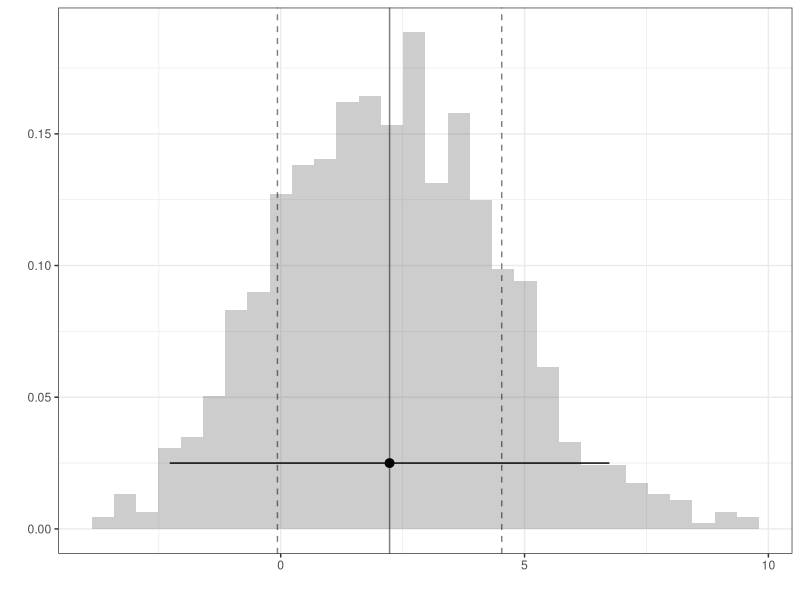
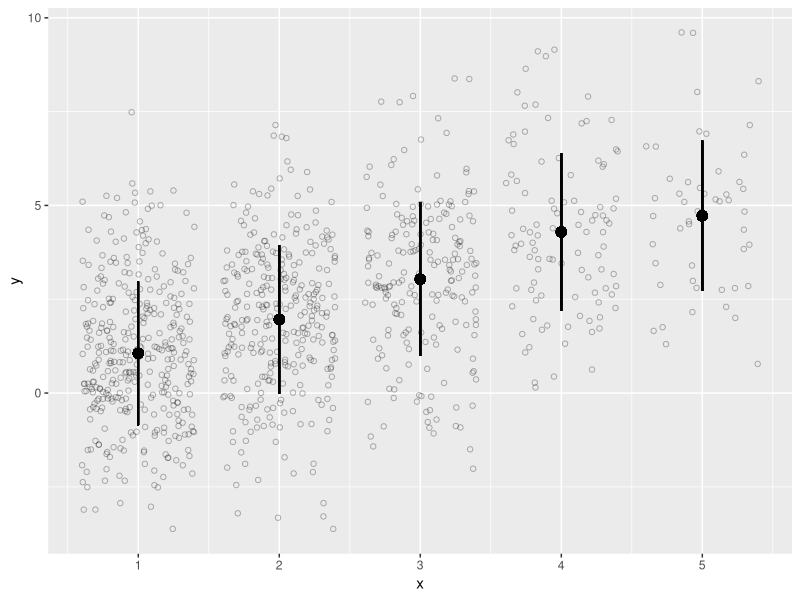
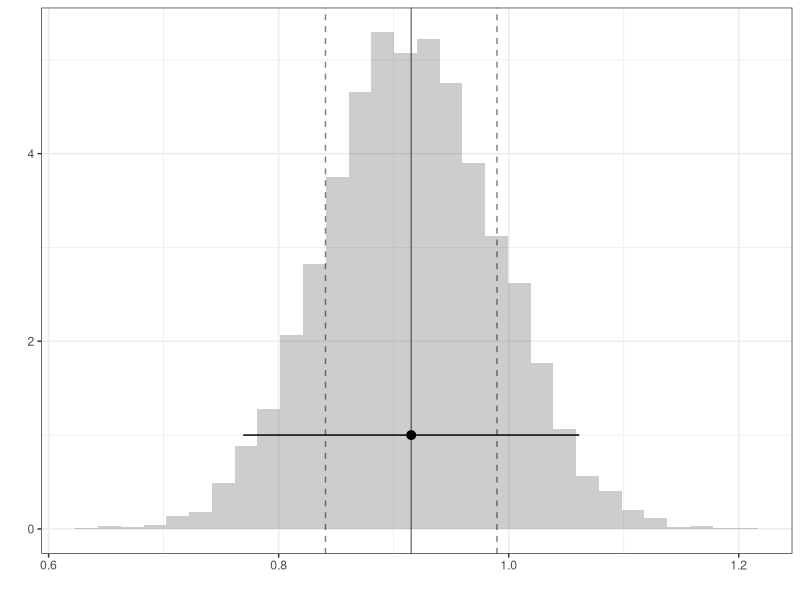
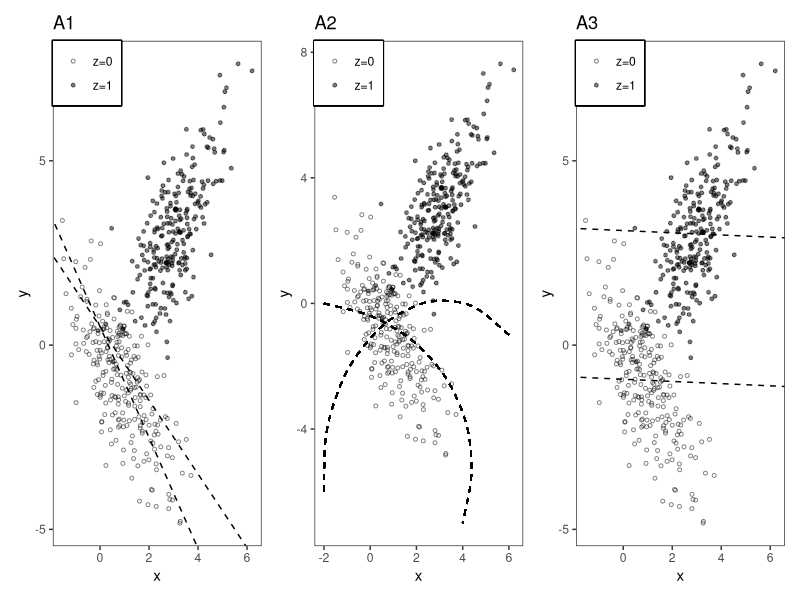
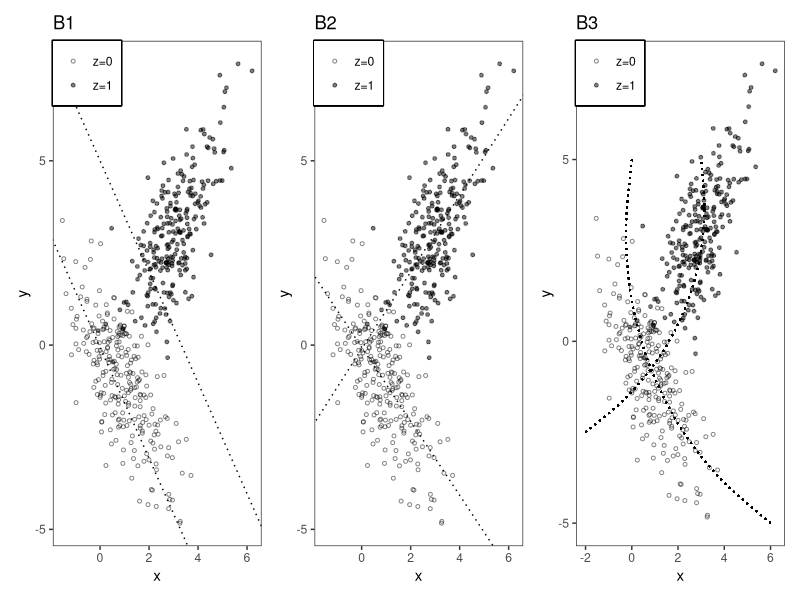
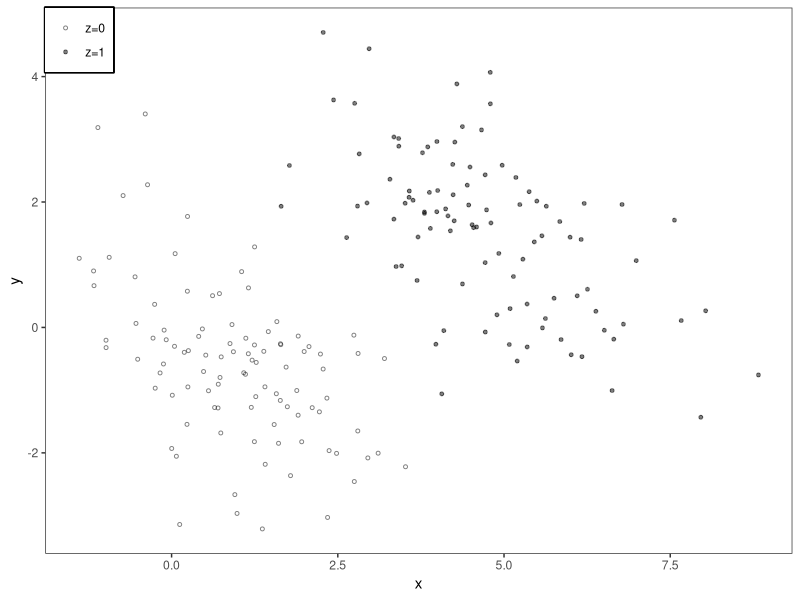
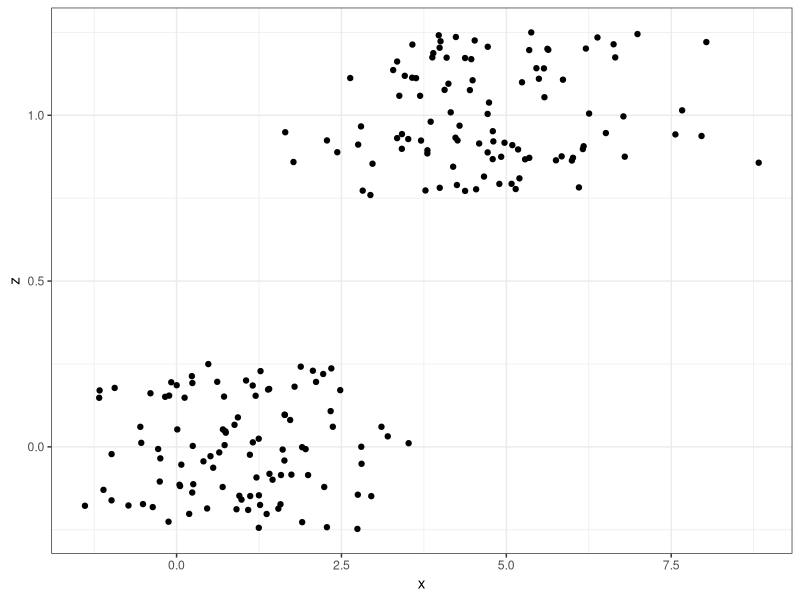
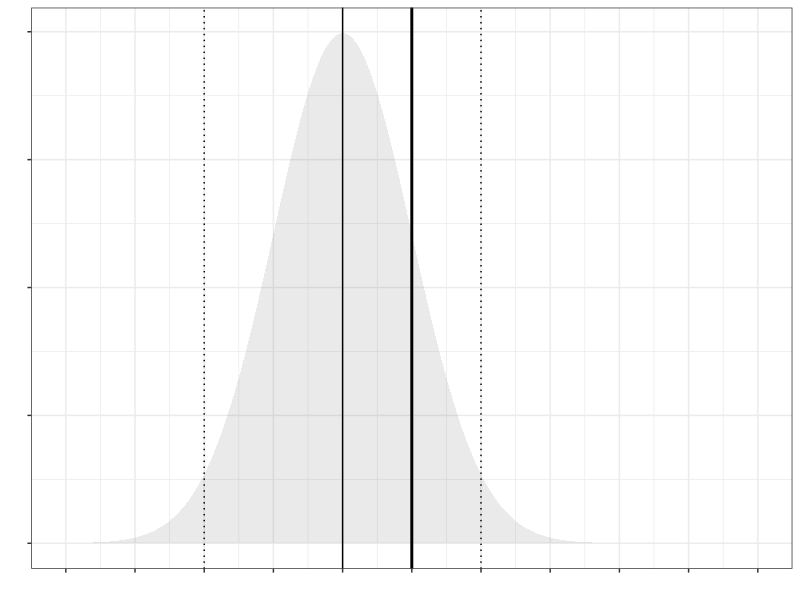

These charts were generated, in order, by the following R code:
## ---- chunk 1
#| echo: false
#| warning: false
library(ggplot2)
library(tidyverse)
library(patchwork)
## ---- chunk 2
#| echo: false
set.seed(123)
n = 1000
Y= rep(NA,n)
X = c(rep(1,350), rep(2,300),rep(3,200),rep(4,100),rep(5,50))
for(i in 1:n){
  Y[i] = X[i] + rnorm(1,0,2) 
}
df<- data.frame(x=X,y=Y)

## ---- chunk 3
#| echo: true
B=10000
theta<- rep(NA,B)
for( b in 1:B ){
bootind = sample(1:n,size=n,replace=T)
dfboot = df[bootind,]
theta[b] = (1/4)*(mean(dfboot$y[dfboot$x==5]) - mean(dfboot$y[dfboot$x==1]))
}
## ---- chunk 4
#| out-height: 3.5in
#| fig-ncol: 2
#| fig-subcap:
#|  -  Histogram of the vector Y's elements
#|  -  Jittered Scatterplot of X and Y
ggplot() + geom_histogram(aes(x=Y,     y=after_stat(density)), alpha=.3) + 
           geom_vline(aes(xintercept=mean(Y)), alpha=.5) + 
           geom_vline(aes(xintercept=mean(Y)+c(-1,1)*sd(Y)), linetype='dashed', alpha=.5) + 
           geom_pointrange(aes(x=mean(Y), xmin=mean(Y)-1.96*sd(Y), xmax=mean(Y)+1.96*sd(Y), y=.025)) + theme_bw() + xlab('') + ylab('')

ggplot(df, aes(x=x, y=y)) +geom_jitter(shape=1,alpha=.3) + geom_point(x=1,y=mean(df$y[df$x==1]),size=3) + geom_point(x=2,y=mean(df$y[df$x==2]),size=3) + geom_point(x=3,y=mean(df$y[df$x==3]),size=3)+ geom_point(x=4,y=mean(df$y[df$x==4]),size=3) + geom_point(x=5,y=mean(df$y[df$x==5]),size=3) + geom_segment(aes(x=1,y=mean(y[x==1])-sd(y[x==1]), xend=1, yend=mean(y[x==1])+sd(y[x==1]))) + geom_segment(aes(x=2,y=mean(y[x==2])-sd(y[x==2]), xend=2, yend=mean(y[x==2])+sd(y[x==2]))) + geom_segment(aes(x=3,y=mean(y[x==3])-sd(y[x==3]), xend=3, yend=mean(y[x==3])+sd(y[x==3]))) + geom_segment(aes(x=4,y=mean(y[x==4])-sd(y[x==4]), xend=4, yend=mean(y[x==4])+sd(y[x==4]))) + geom_segment(aes(x=5,y=mean(y[x==5])-sd(y[x==5]), xend=5, yend=mean(y[x==5])+sd(y[x==5]))) 
  

## ---- chunk 5
#| out-height: 3.5in
#| fig-ncol: 2
#| fig-subcap:
#|  -  Histogram of the theta's elements
ggplot() + geom_histogram(aes(x=theta, y=after_stat(density)), alpha=.3) + 
           geom_vline(aes(xintercept=mean(theta)), alpha=.5) + 
           geom_vline(aes(xintercept=mean(theta)+c(-1,1)*sd(theta)), linetype='dashed', alpha=.5) + 
           geom_pointrange(aes(x=mean(theta), xmin=mean(theta)-1.96*sd(theta), xmax=mean(theta)+1.96*sd(theta), y=1)) + theme_bw() + xlab('') + ylab('')

## ---- chunk 6
#| echo: false
#| warning: false
n <- 500
zz <- c(rep(0,n/2),rep(1,n/2))
set.seed(220220)
xx <-  1 + 2*zz + rnorm(n,mean=0,sd = 1)
yy <- 2*zz*xx - xx + rnorm(n)


modAct1 <- lm(yy ~ xx)
modAct2 <- lm(yy ~ xx + zz)


df <- data.frame(xx,yy,zz)

p <- ggplot(data = df, aes(x = xx, y = yy)) +
  geom_point(aes(shape = factor(zz)),size = 1,alpha=.5) +
  scale_shape_manual(values = c(1,19), label = c("z=0","z=1")) +
  xlab("x") +
  ylab("y") +
  theme_bw() +
  theme(panel.grid = element_blank(),
        legend.box.just = "left",
        legend.justification = c("left","top"),
        legend.position = c(0,1),
        legend.margin = margin(6,6,6,6),
        legend.title = element_blank(),
        legend.box.background = element_rect(color="black",size=1))

coef1 <- modAct1$coefficients
coef2 <- modAct2$coefficients
mod3 <- lm(yy ~ xx+zz+xx*zz, data = df)
coef3 <- coef(mod3)
# simple regression line y ~ x --------


## ---- chunk 7
#| echo: false
#ggplot(data = df, aes(x = xx, y = yy)) +
#  geom_point(size = 1,alpha=.5) +
#  xlab("x") +
#  ylab("y") +
#  theme_bw() + geom_abline(intercept = coef1[1], slope = coef1[2]) + ggtitle("A3")
## ---- chunk 8
#| echo: false
# multiple additive regression y ~ x + z
addA <- p + geom_abline(intercept = coef2[1], slope = coef2[2], linetype = 'dashed') +
  geom_abline(intercept = coef2[1] + coef2[3], slope = coef2[2], linetype = 'dashed') +
  ggtitle("A3")

addB <- p + geom_abline(intercept = 0.5, slope = coef3[2]*1.5,
                linetype = 'dashed')+ geom_abline(intercept = 0.5, slope = -1,
                linetype = 'dashed') + ggtitle("A1")

addC <- p + geom_curve(aes(x = -2,xend=6,y=-6,yend=-1),
               curvature = -0.8,
               angle = 70,
               linetype = 'dashed') +
  geom_curve(aes(x=-2,y=0,xend=4,yend=-7),
             curvature = -0.5,
             linetype = 'dashed') +
  ggtitle("A2")

#pdf(file="Q1partBplot.pdf",width=10,height=4)
 addB + addC + addA
#dev.off()
## ---- chunk 9
#| echo: false
# interactive model

intC2 <- p + geom_abline(intercept = coef3[1], slope = coef3[2],
                linetype = 'dotted') +
  geom_abline(intercept = coef3[1] + coef3[3],
              slope = coef3[2] + coef3[4],
              linetype = 'dotted') +
  ggtitle("B2")


intC1 <- p + geom_abline(intercept = coef3[1], slope = coef3[2]*1.5,
                linetype = 'dotted') +
  geom_abline(intercept = 5,
              slope = coef3[2]*1.5,
              linetype = 'dotted') +
  ggtitle("B1")

intC3 <- p + geom_curve(aes(x = -2,y = -2.5,xend=3,yend=5),
               curvature = 0.3,
               #angle = 30,
               linetype = 'dotted') +
  geom_curve(aes(x=0,y=5,xend=6,yend=-5),
             curvature = 0.3,
             angle=95,
             linetype = 'dotted') +
  ggtitle("B3")

#pdf(file="Q1partCplot.pdf",width=10,height=4)
intC1 + intC2 + intC3
#dev.off()
## ---- chunk 10
#| echo: false

p3n <- 200
z <- c(rep(0,p3n/2),rep(1,p3n/2))
set.seed(220220)
x <-   z + rnorm(p3n,mean=1,sd=1) + z*rnorm(p3n,mean=3,sd = 1)
y <- (-0.5)*x + (4)*z + rnorm(p3n)


dfp3 <- data.frame(y,x,z)

q1 <- ggplot(data = dfp3, aes(x = x, y = y)) +
  geom_point(aes(shape = factor(z)),size = 1,alpha=.5) +
  scale_shape_manual(values = c(1,19), label = c("z=0","z=1")) +
  xlab("x") +
  ylab("y") +
  theme_bw() +
  theme(panel.grid = element_blank(),
        legend.box.just = "left",
        legend.justification = c("left","top"),
        legend.position = c(0,1),
        legend.margin = margin(6,6,6,6),
        legend.title = element_blank(),
        legend.box.background = element_rect(color="black",size=1))

q2<- ggplot(data = dfp3, aes(x = x, y = z)) +
  geom_jitter(height=.25) +  xlab("x") +
  ylab("z") +
  theme_bw()



modone<- lm(y~x+z,data=dfp3)
modtwo<- lm(z ~ x, data=dfp3)

## ---- chunk 11
#| out-height: 3.5in
#| fig-ncol: 2
#| fig-subcap:
#|  -  Scatterplot 1
#|  -  Scatterplot 2 (jittered)
q1
q2

## ---- chunk 12
summary(modone)
## ---- chunk 13
summary(modtwo)
## ---- chunk 14
bias = -1
se = 1
mu=0
breaks = seq(-5,5,1)
x=seq(min(breaks), max(breaks), length.out=1000)
ggplot() + 
    geom_area(aes(x=x, y=dnorm(x, mean=mu+bias, sd=se)), alpha=.1) +
    geom_vline(aes(xintercept=mu+bias)) +
    geom_vline(aes(xintercept=mu+bias+c(-2,2)*se), linetype='dotted') + 
    geom_vline(aes(xintercept=mu), color='black', size=1) +
    scale_x_continuous(breaks=breaks, limits=range(breaks)) +
    theme_bw() + theme(axis.text.x = element_blank(), axis.text.y=element_blank()) +
    xlab('') + ylab('')
